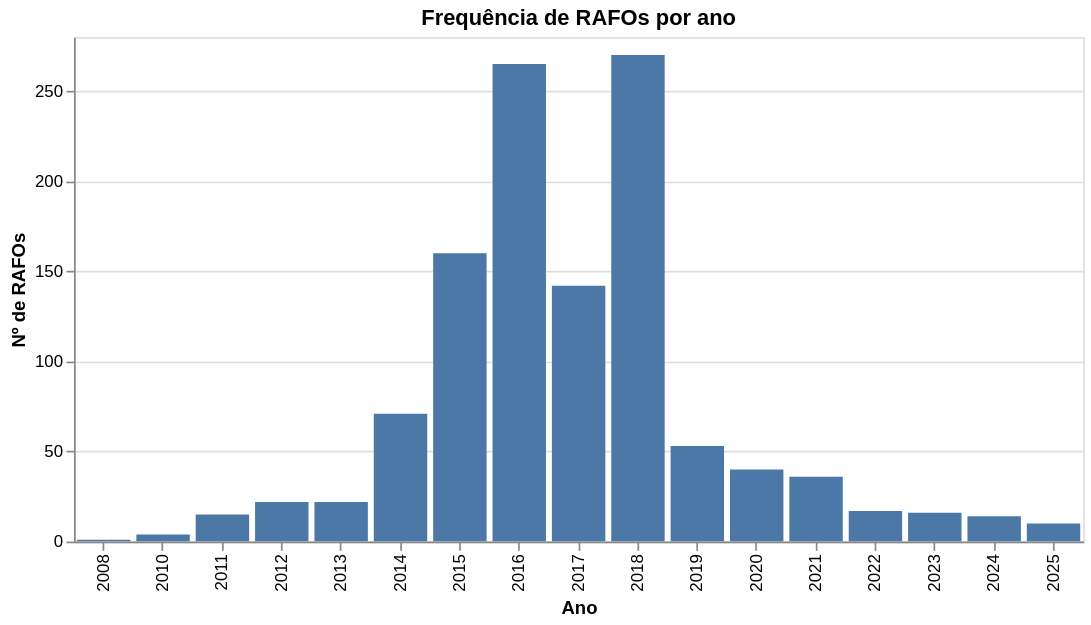

This figure's notebook cell:
### Code cell
_freq = (
    df_text_full
    .group_by("ano")
    .len()
    .sort("ano")
)

alt.Chart(_freq).mark_bar().encode(
    x=alt.X("ano:O", title="Ano"),
    y=alt.Y("len:Q", title="Nº de RAFOs"),
    tooltip=["ano", "len"],
).properties(
    title="Frequência de RAFOs por ano",
    width=600, height=300,
).interactive()

### Figure 1 — Vega-Lite specification as saved in the notebook (floating-point values rounded to 4 significant figures)
{"$schema": "https://vega.github.io/schema/vega-lite/v6.4.1.json", "config": {"view": {"continuousHeight": 300, "continuousWidth": 300}}, "data": {"name": "data-c5685dfac577c673341b71837e269ef4"}, "datasets": {"data-c5685dfac577c673341b71837e269ef4": [{"ano": 2008, "len": 1}, {"ano": 2010, "len": 4}, {"ano": 2011, "len": 15}, {"ano": 2012, "len": 22}, {"ano": 2013, "len": 22}, {"ano": 2014, "len": 71}, {"ano": 2015, "len": 160}, {"ano": 2016, "len": 265}, {"ano": 2017, "len": 142}, {"ano": 2018, "len": 270}, {"ano": 2019, "len": 53}, {"ano": 2020, "len": 40}, {"ano": 2021, "len": 36}, {"ano": 2022, "len": 17}, {"ano": 2023, "len": 16}, {"ano": 2024, "len": 14}, {"ano": 2025, "len": 10}]}, "encoding": {"tooltip": [{"field": "ano", "type": "quantitative"}, {"field": "len", "type": "quantitative"}], "x": {"field": "ano", "title": "Ano", "type": "ordinal"}, "y": {"field": "len", "title": "Nº de RAFOs", "type": "quantitative"}}, "height": 300, "mark": {"type": "bar"}, "params": [{"bind": "scales", "name": "param_1e9efca18e7a2868", "select": {"encodings": ["x", "y"], "type": "interval"}}], "title": "Frequência de RAFOs por ano", "usermeta": {"embedOptions": {}}, "width": 600}
